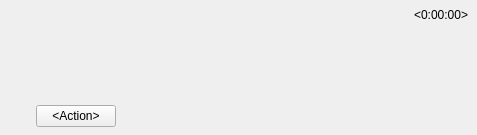
<?xml version="1.0" encoding="UTF-8"?>
<ui version="4.0">
 <class>EventTile</class>
 <widget class="QWidget" name="EventTile">
  <property name="geometry">
   <rect>
    <x>0</x>
    <y>0</y>
    <width>477</width>
    <height>135</height>
   </rect>
  </property>
  <layout class="QHBoxLayout" name="horizontalLayout">
   <property name="spacing">
    <number>8</number>
   </property>
   <property name="leftMargin">
    <number>8</number>
   </property>
   <property name="topMargin">
    <number>8</number>
   </property>
   <property name="rightMargin">
    <number>8</number>
   </property>
   <property name="bottomMargin">
    <number>8</number>
   </property>
   <item alignment="Qt::AlignTop">
    <widget class="QLabel" name="iconLabel">
     <property name="minimumSize">
      <size>
       <width>20</width>
       <height>20</height>
      </size>
     </property>
     <property name="maximumSize">
      <size>
       <width>20</width>
       <height>20</height>
      </size>
     </property>
     <property name="text">
      <string/>
     </property>
     <property name="alignment">
      <set>Qt::AlignLeading|Qt::AlignLeft|Qt::AlignTop</set>
     </property>
    </widget>
   </item>
   <item>
    <layout class="QGridLayout" name="gridLayout" columnminimumwidth="0,20">
     <property name="verticalSpacing">
      <number>4</number>
     </property>
     <item row="0" column="0">
      <widget class="QLabel" name="nameLabel">
       <property name="sizePolicy">
        <sizepolicy hsizetype="MinimumExpanding" vsizetype="Preferred">
         <horstretch>0</horstretch>
         <verstretch>0</verstretch>
        </sizepolicy>
       </property>
       <property name="text">
        <string notr="true">&lt;Event Name&gt;</string>
       </property>
       <property name="alignment">
        <set>Qt::AlignLeading|Qt::AlignLeft|Qt::AlignTop</set>
       </property>
       <property name="wordWrap">
        <bool>true</bool>
       </property>
       <property name="openExternalLinks">
        <bool>true</bool>
       </property>
      </widget>
     </item>
     <item row="0" column="1">
      <widget class="QLabel" name="timestampLabel">
       <property name="text">
        <string notr="true">&lt;0:00:00&gt;</string>
       </property>
       <property name="alignment">
        <set>Qt::AlignLeading|Qt::AlignLeft|Qt::AlignTop</set>
       </property>
      </widget>
     </item>
     <item row="1" column="0" colspan="2">
      <widget class="QLabel" name="descriptionLabel">
       <property name="text">
        <string notr="true">&lt;Textual description of the event&gt;</string>
       </property>
       <property name="wordWrap">
        <bool>true</bool>
       </property>
       <property name="openExternalLinks">
        <bool>true</bool>
       </property>
      </widget>
     </item>
     <item row="3" column="0">
      <widget class="nx::client::desktop::ActionPushButton" name="actionButton">
       <property name="sizePolicy">
        <sizepolicy hsizetype="Fixed" vsizetype="Fixed">
         <horstretch>0</horstretch>
         <verstretch>0</verstretch>
        </sizepolicy>
       </property>
       <property name="text">
        <string notr="true">&lt;Action&gt;</string>
       </property>
      </widget>
     </item>
     <item row="2" column="0" colspan="2">
      <widget class="QLabel" name="previewLabel">
       <property name="sizePolicy">
        <sizepolicy hsizetype="Fixed" vsizetype="Fixed">
         <horstretch>0</horstretch>
         <verstretch>0</verstretch>
        </sizepolicy>
       </property>
       <property name="text">
        <string notr="true"/>
       </property>
      </widget>
     </item>
    </layout>
   </item>
  </layout>
 </widget>
 <customwidgets>
  <customwidget>
   <class>nx::client::desktop::ActionPushButton</class>
   <extends>QPushButton</extends>
   <header location="global">nx/client/desktop/common/widgets/action_push_button.h</header>
  </customwidget>
 </customwidgets>
 <resources/>
 <connections/>
</ui>
